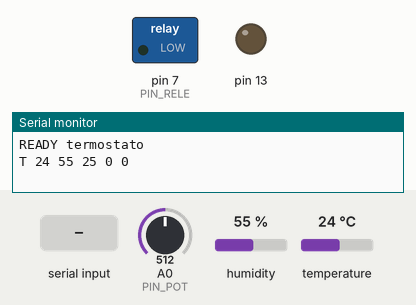
Bench run of a sketch on a simulated Arduino Uno, built with avr-gcc and run on an emulated ATmega328P. Shown: switched loads named in the sketch (green lamp = pin HIGH), output pins drawn as LEDs (lit = HIGH), the last lines printed to the serial monitor. Wiring (inferred from the names in the program): DHT11 sensor: data pin 2. The test bench sets the inputs (shaded band); at power-on: temperature 24 °C, A0 (PIN_POT) = 512, humidity 55 %.

Above: at 1.2 s.
1.3 s: temperature set to 25.5 °C
3.7 s: temperature set to 26.8 °C
At 5.3 s:
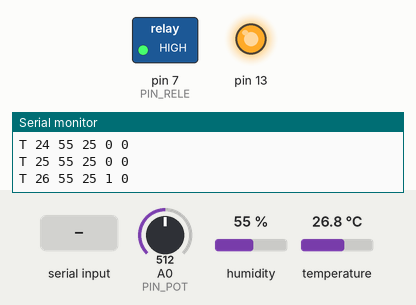
7.5 s: "M90\n" received over Serial
At 7.9 s:
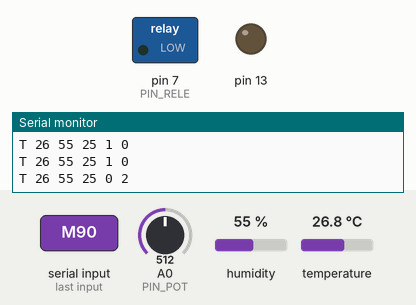
9.0 s: "M,45\n" received over Serial
At 10.3 s:
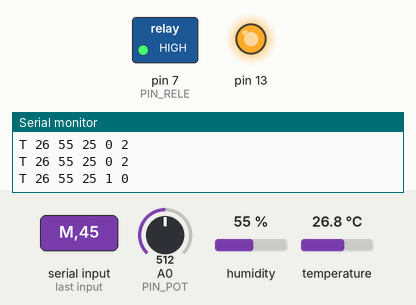
Timing chart, 0 to 11.5 s (numbered marks = the images above; inputs shaded):
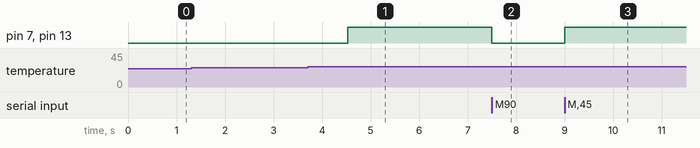

The sketch:

termostato.ino
```cpp
// UNO Lab — progetto "termostato": il ventilatore si accende da solo quando fa caldo. Funziona anche a batteria.
// Alimentazione: modulo di alimentazione sulla breadboard (ponticelli su 5V) con la batteria 9V.
// Collegamenti:
//   relè comandato dal transistor come nel progetto "rele": pin 7 -> 1 kohm -> base; E -> riga –;
//     C -> bobina; altra bobina -> riga +; diodo sulla bobina con la striscia verso +
//   relè: COM -> riga +, NO -> un filo del motore; altro filo del motore -> riga –
//   DHT11: S -> pin 2, + -> riga +, – -> riga –
//   potenziometro (soglia): esterni -> riga + e riga –, centrale -> A0
//   GND della UNO -> riga – (massa comune). NON collegare il 5V della UNO.
// La manopola sceglie la soglia da 15 a 35 °C. Sopra la soglia il relè accende il ventilatore,
// sotto la soglia lo spegne (con 1 grado di margine per non farlo scattare di continuo).
// Il LED "L" della scheda è acceso quando il ventilatore è acceso.
// Comandi: ID?  |  M0 automatico, M1 sempre acceso, M2 sempre spento
// Invio: "T <temp> <umid> <soglia> <ventola 0/1> <modo>"
#include <Arduino.h>

const char* ID = "termostato";
const int PIN_DHT = 2, PIN_POT = A0, PIN_RELE = 7;

int temp = -99, umid = -99, soglia = 25, modo = 0;
bool ventola = false;
unsigned long t0 = 0;
char buf[24];
byte len = 0;

long attendi(int livello, unsigned long maxUs) {
  unsigned long t = micros();
  while (digitalRead(PIN_DHT) == livello) if (micros() - t > maxUs) return -1;
  return micros() - t;
}

bool leggiDHT(int& t, int& h) {
  byte d[5] = { 0, 0, 0, 0, 0 };
  pinMode(PIN_DHT, OUTPUT); digitalWrite(PIN_DHT, LOW); delay(20);
  pinMode(PIN_DHT, INPUT_PULLUP);
  if (attendi(HIGH, 200) < 0 || attendi(LOW, 120) < 0 || attendi(HIGH, 120) < 0) return false;
  for (int i = 0; i < 40; i++) {
    if (attendi(LOW, 100) < 0) return false;
    long alto = attendi(HIGH, 120);
    if (alto < 0) return false;
    d[i / 8] = (d[i / 8] << 1) | (alto > 45 ? 1 : 0);
  }
  if (((d[0] + d[1] + d[2] + d[3]) & 0xFF) != d[4]) return false;
  h = d[0]; t = d[2];
  return true;
}

void decidi() {
  bool v = ventola;
  if (modo == 1) v = true;
  else if (modo == 2) v = false;
  else if (temp > -50) {
    if (temp >= soglia + 1) v = true;
    else if (temp <= soglia - 1) v = false;
  } else v = false;                              // sensore assente: per sicurezza spento
  ventola = v;
  digitalWrite(PIN_RELE, ventola);
  digitalWrite(13, ventola);
}

void invia() {
  Serial.print("T "); Serial.print(temp); Serial.print(' '); Serial.print(umid); Serial.print(' ');
  Serial.print(soglia); Serial.print(' '); Serial.print(ventola); Serial.print(' '); Serial.println(modo);
}

void comando(char* c) {
  if (strcmp(c, "ID?") == 0) { Serial.print("ID "); Serial.println(ID); return; }
  if (c[0] == 'M') { modo = constrain(c[1] - '0', 0, 2); decidi(); invia(); return; }
  if (c[0] == '?') { invia(); return; }
  if (c[0]) Serial.println("ERR cmd");
}

void setup() {
  pinMode(PIN_RELE, OUTPUT); pinMode(13, OUTPUT);
  pinMode(PIN_DHT, INPUT_PULLUP);
  Serial.begin(115200);
  Serial.print("READY "); Serial.println(ID);
  t0 = millis() - 1500;
}

void loop() {
  while (Serial.available()) {
    char ch = Serial.read();
    if (ch == '\n' || ch == '\r') { buf[len] = 0; comando(buf); len = 0; }
    else if (len < sizeof(buf) - 1) buf[len++] = ch;
  }
  if (millis() - t0 >= 2000) {
    t0 = millis();
    soglia = map(analogRead(PIN_POT), 0, 1023, 15, 35);
    int t, h;
    if (leggiDHT(t, h)) { temp = t; umid = h; } else { temp = umid = -99; }
    decidi();
    invia();
  }
}
```

Measured:
- the behaviour switches between 25.9 and 26 °C on temperature (found by bisection; images 0 and 1)
- after the input at 3.7 s, pin 7 (PIN_RELE), pin 13: LOW → HIGH after 0.82 s
- after the input at 7.5 s, pin 7 (PIN_RELE), pin 13: HIGH → LOW at once
- after the input at 9.0 s, pin 7 (PIN_RELE), pin 13: LOW → HIGH at once
